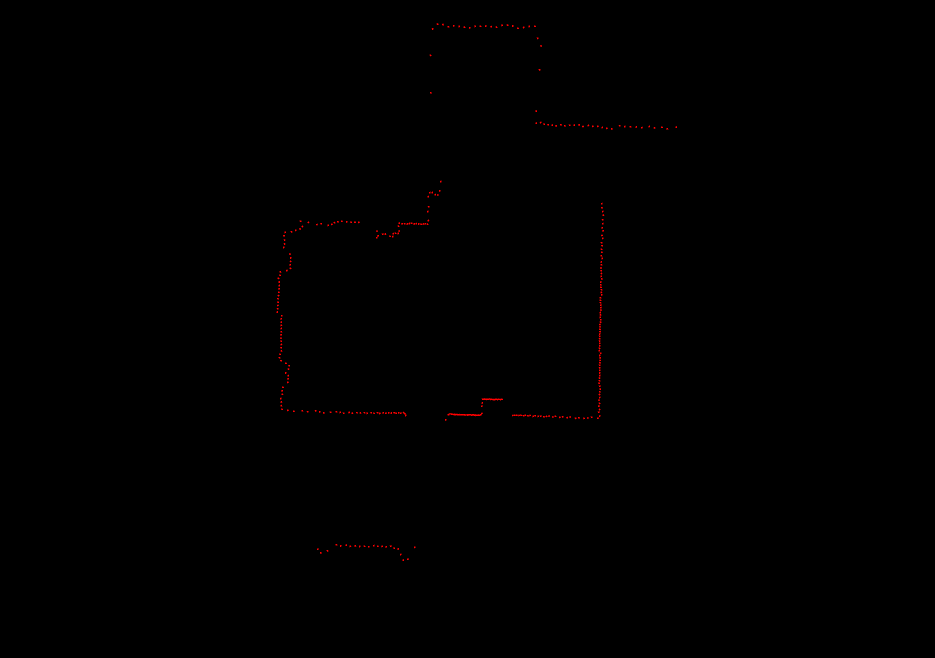
#> input picture layouts/test2.png, 1869 x 1316 px (shown at 1/2 size)
$ jupyter execute --allow-errors polyapprox.ipynb
#> lines starting #> are read from the running program, lines starting #| are printed output that depends on the picture; after the words box and inside, x2 and y2 are one past the last pixel; in counts of white or black regions, pixels touching at a corner belong together; long printed decimals are rounded
[cell 1]
# Importing all libraries
import numpy as np
import cv2
import matplotlib.pyplot as plt

[cell 2]
# load image
image = cv2.imread('layouts/test2.png')
#> image is the input picture: shape (1316, 1869, 3); mean B, G, R 0, 0, 0.4
image2 = image.copy()
cv2.imshow('Layout scan', image)
# Grayscale
gray = cv2.cvtColor(image,cv2.COLOR_BGR2GRAY)

# thresholding image
ret, thresh = cv2.threshold(gray, 15, 255, 0)
#> thresh: shape (1316, 1869); 0.15% white in thin lines or dots, all inside (x1, y1, x2, y2) = (553, 46, 1354, 1122)
kernel = np.ones((200,70), np.uint8)
#thresh = cv2.dilate(thresh, kernel, iterations = 1)
thresh = cv2.morphologyEx(thresh, cv2.MORPH_CLOSE, kernel)
#> thresh: shape (1316, 1869); 1.5% white; 5 white regions (1 under 20 px), largest, box (x1, y1, x2, y2) and area: (753, 0, 1355, 840) 26129, (554, 442, 814, 834) 9620, (672, 1089, 832, 1123) 1257, (635, 1097, 658, 1109) 169
kernel1 = np.ones((8,8), np.uint8)
thresh = cv2.morphologyEx(thresh, cv2.MORPH_BLACKHAT, kernel1)
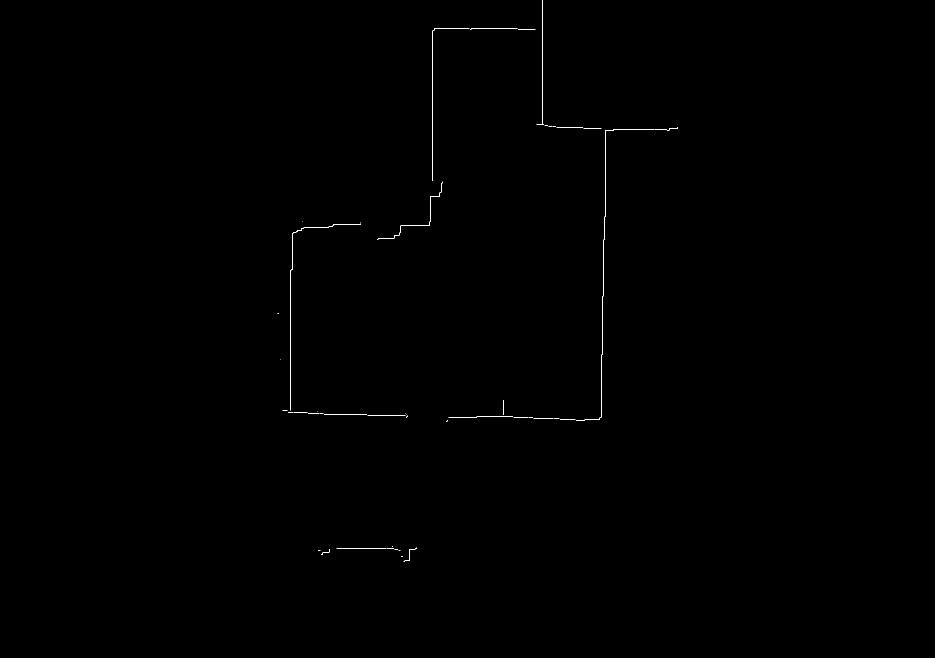
#> thresh: shape (1316, 1869) (shown at 1/2 size); 0.13% white in thin lines or dots, all inside (x1, y1, x2, y2) = (555, 0, 1356, 1124)
cv2.imshow('thresholded layout', thresh)


#Finding contours
contours, hierachy = cv2.findContours(thresh, cv2.RETR_TREE, cv2.CHAIN_APPROX_NONE)
#> contours = 47 contours, all with area under 20
cv2.drawContours(image2, contours, -1, (0,255,255), 1)
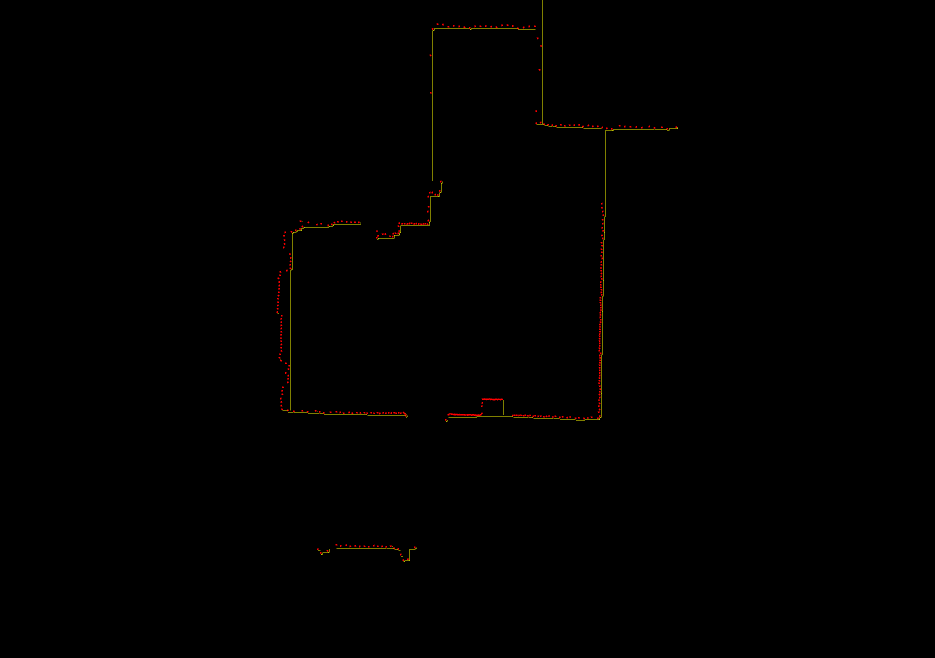
#> image2: shape (1316, 1869, 3) (shown at 1/2 size); 0.13% of pixels changed, all inside (x1, y1, x2, y2) = (555, 0, 1356, 1124)
cv2.imshow('cnt', image2)

length = len(contours)
#> length = 47
cont = np.vstack(contours[i] for i in range(length))
#> cont = contour of 6183 points, box (x1, y1, x2, y2) (555, 0, 1356, 1124), area 114054

hull = cv2.convexHull(cont)
#> hull = contour of 15 points, box (x1, y1, x2, y2) (555, 0, 1356, 1124), area 607534
#epsilon = 0.009 * cv2.arcLength(cont, True)
#approx = cv2.approxPolyDP(cont, epsilon, closed=False)
cv2.drawContours(image, [hull], -1, (156,221,21),2)
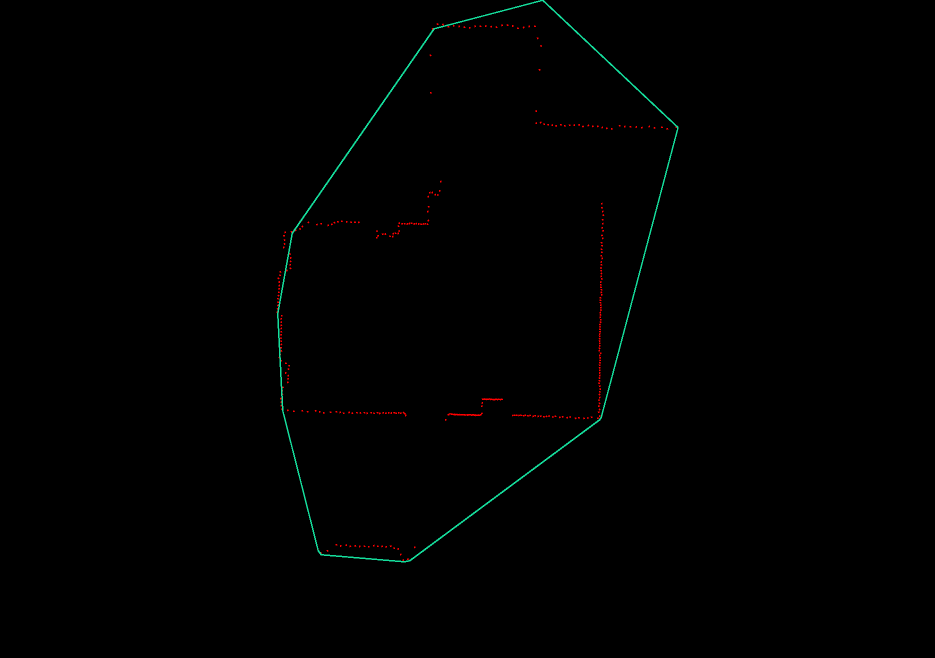
#> image: shape (1316, 1869, 3) (shown at 1/2 size); 0.37% of pixels changed, all inside (x1, y1, x2, y2) = (554, 0, 1357, 1125)
#cv2.drawContours(image, [approx], -1, (0,255,255),2)
cv2.namedWindow('finalImg', cv2.WINDOW_NORMAL)
cv2.imshow("finalImg",image)
cv2.waitKey(0)
cv2.destroyAllWindows()

[cell 3]
# load image
image = cv2.imread('layouts/test2.png')

cv2.namedWindow('layout', cv2.WINDOW_NORMAL)
cv2.imshow('layout', image)

# Grayscale
gray = cv2.cvtColor(image,cv2.COLOR_BGR2GRAY)

# thresholding image
ret, thresh = cv2.threshold(gray, 15, 255, 0)
kernel = np.ones((9,9), np.uint8)
#thresh = cv2.erode(thresh, None, iterations=1)
thresh = cv2.dilate(thresh, kernel, iterations = 4)
#> thresh: shape (1316, 1869); 4.5% white; 8 white regions, largest, box (x1, y1, x2, y2) and area: (537, 345, 899, 849) 42769, (874, 389, 1225, 858) 30729, (1054, 204, 1370, 276) 13018
thresh = cv2.morphologyEx(thresh, cv2.MORPH_CLOSE, kernel)
#> thresh: shape (1316, 1869); 4.5% white; 8 white regions, largest, box (x1, y1, x2, y2) and area: (537, 345, 899, 849) 42904, (874, 389, 1225, 858) 30755, (1054, 204, 1370, 276) 13034
kernel1 = np.ones((4,4), np.uint8)
thresh = cv2.morphologyEx(thresh, cv2.MORPH_BLACKHAT, kernel1)
#> thresh: shape (1316, 1869); 0.13% white in thin lines or dots, all inside (x1, y1, x2, y2) = (538, 32, 1371, 1139)
cv2.namedWindow('threshold', cv2.WINDOW_NORMAL)
cv2.imshow('threshold', thresh)

#Finding contours
contours, hierachy = cv2.findContours(thresh, cv2.RETR_TREE, cv2.CHAIN_APPROX_NONE)
#> contours = 85 contours, all with area under 20
length = len(contours)
#> length = 85
cont = np.vstack(contours[i] for i in range(length))
#> cont = contour of 6193 points, box (x1, y1, x2, y2) (538, 32, 1371, 1139), area 41385
print(thresh.shape)
#| (1316, 1869)
print(np.max(thresh))
#| 255
#thresh = cv2.merge([thresh,thresh,thresh])
thresh = cv2.cvtColor(thresh,cv2.COLOR_GRAY2RGB)
hull = cv2.convexHull(cont)
#> hull = contour of 15 points, box (x1, y1, x2, y2) (538, 32, 1371, 1139), area 643293
#epsilon = 0.009 * cv2.arcLength(cont, True)
#approx = cv2.approxPolyDP(cont, epsilon, closed=False)
cv2.drawContours(thresh, [hull], -1, (156,221,21),2)
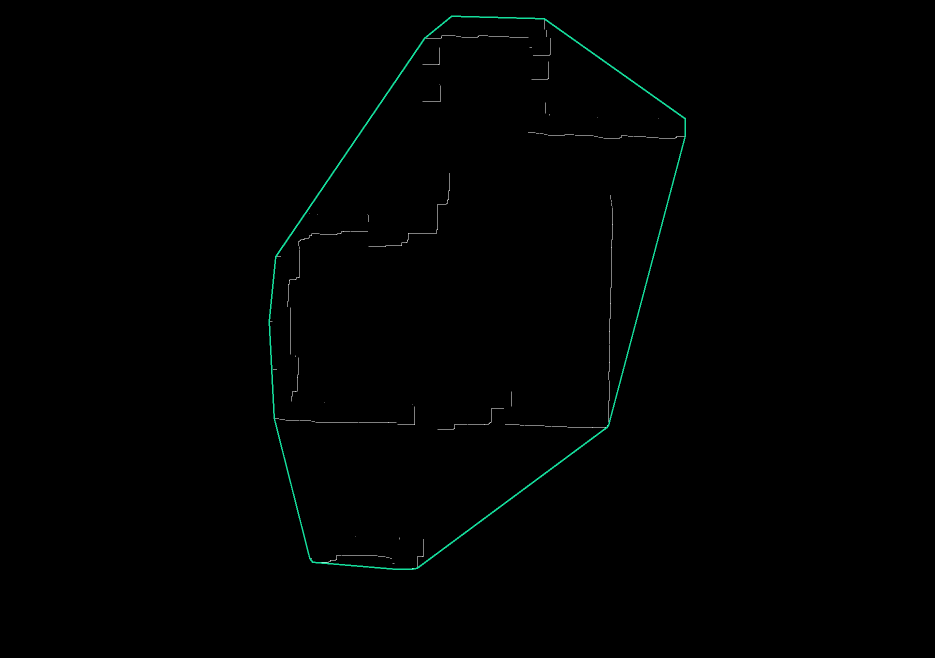
#> thresh: shape (1316, 1869, 3) (shown at 1/2 size); mean B, G, R 0.9, 1.2, 0.4
#cv2.drawContours(image, [approx], -1, (0,255,255),2)
cv2.namedWindow('finalImg', cv2.WINDOW_NORMAL)
cv2.imshow("finalImg",thresh)
cv2.waitKey(0)
cv2.destroyAllWindows()

[cell 4]
def angle_ABC(a, b, c):

    """ angle_ABC returns angle in degrees,
    it requires three points a - b - c and returns angle for point b """

    ba = a - b
    bc = c - b

    cosine_angle = np.dot(ba, bc) / (np.linalg.norm(ba) * np.linalg.norm(bc))
    angle = np.arccos(cosine_angle)
    return np.degrees(angle)

def find_bad_dists(hull, distance = 10):
    """Seach for distances between consecutive two points in contour and returns mask of point that is to close to the next"""
    mask = []
    points, _, _ = hull.shape

    for i in range(points):
        # determine points to compare and make sure that last and first are compared too
        ai = i
        bi = (i+1)%points
        # x, y for both points
        x1 = hull[ai][0][0]
        y1 = hull[ai][0][1]
        x2 = hull[bi][0][0]
        y2 = hull[bi][0][1]

        #distance
        dist = np.sqrt((x2 - x1)**2 + (y2 - y1)**2 )
        #build mask with distances out ot range
        if dist < distance:
            print('point nr =', bi, ' -> distance =',dist)
            mask.append(bi)
    return mask


def find_bad_angles(hull, acute_angle = 30, obtuse_angle = 140):
    """Seach for angles between points in contour and returns mask of contours smaller than acute and larger than obtuse"""
    mask = []
    points, _, _ = hull.shape

    for i in range(points):
        # determine points to compare angle and make sure that last and first are compared too
        ai = i
        bi = (i+1)%points
        ci = (i+2)%points

        #print('ai = ', ai,'bi = ',bi, 'ci = ', ci)
        #selecting points for angle
        a = hull[ai][0]
        b = hull[bi][0]
        c = hull[ci][0]

        #obtain angles
        angle = angle_ABC(a, b, c)
        #print(angle, bi)
        #build mask with angles out ot range
        if angle > obtuse_angle or angle < acute_angle:
            print('point nr =', bi, ' -> angle =',angle)
            mask.append(bi)
    return mask

def mark_points(hull):
    """plots circles of diggerent sizes and colors around points for visual examination,
    if points are ovelaping it will be reviled by different size of circels in the same place"""
    points, _, _ = hull.shape

    for i in range(points):
        r = int(np.random.randint(100,255,1)[0])
        g = int(np.random.randint(100,255,1)[0])
        b = int(np.random.randint(100,255,1)[0])

        cv2.circle(image, (hull[i][0][0], hull[i][0][1]) , np.random.randint(10,20,1)[0], (r,g,b), 2)

[cell 5]
# load image
img = cv2.imread('layouts/test3.png')
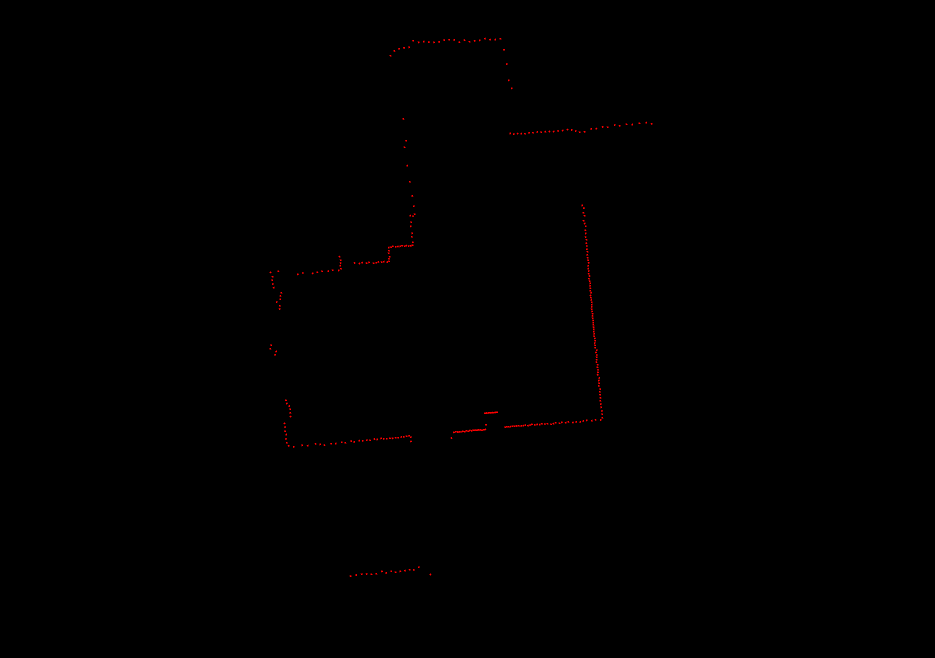
#> input picture layouts/test3.png, 1869 x 1316 px (shown at 1/2 size)
#> img is the input picture: shape (1316, 1869, 3); mean B, G, R 0, 0, 0.4
image2 = img.copy()
cv2.imshow('Layout scan', img)
# Grayscale
gray = cv2.cvtColor(img,cv2.COLOR_BGR2GRAY)

# thresholding image
ret, thresh = cv2.threshold(gray, 15, 255, 0)
#> thresh: shape (1316, 1869); 0.14% white in thin lines or dots, all inside (x1, y1, x2, y2) = (539, 75, 1305, 1154)
kernel = np.ones((200,70), np.uint8)
#thresh = cv2.dilate(thresh, kernel, iterations = 1)
thresh = cv2.morphologyEx(thresh, cv2.MORPH_CLOSE, kernel)
#> thresh: shape (1316, 1869); 1.7% white; 8 white regions (4 under 20 px), largest, box (x1, y1, x2, y2) and area: (540, 0, 1011, 713) 29324, (907, 176, 1306, 868) 9315, (568, 800, 825, 897) 2581, (700, 1133, 840, 1155) 698
kernel1 = np.ones((8,8), np.uint8)
thresh = cv2.morphologyEx(thresh, cv2.MORPH_BLACKHAT, kernel1)
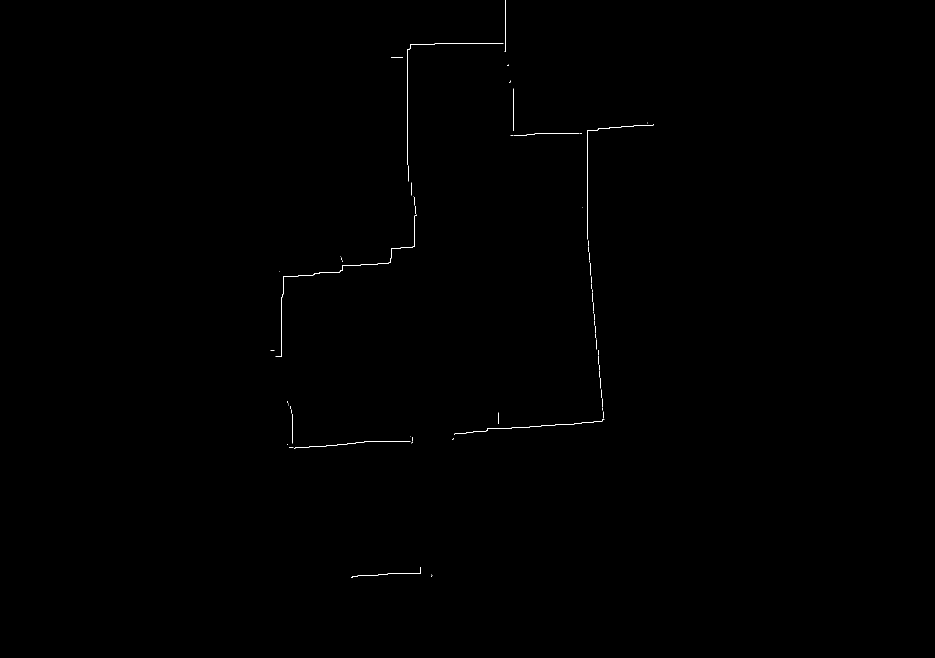
#> thresh: shape (1316, 1869) (shown at 1/2 size); 0.12% white in thin lines or dots, all inside (x1, y1, x2, y2) = (541, 0, 1307, 1156)
cv2.imshow('thresholded layout', thresh)

#Finding contours
contours, hierachy = cv2.findContours(thresh, cv2.RETR_TREE, cv2.CHAIN_APPROX_NONE)
#> contours = 69 contours, 67 with area under 20; largest, box (x1, y1, x2, y2) and area: (551, 429, 833, 714) 24, (908, 838, 1209, 869) 24
length = len(contours)
#> length = 69

#image =  img = cv2.cvtColor(img,cv2.COLOR_GRAY2RGB)


#size of contour points
length = len(contours)

# here filtering shapes

#concatinate poits form all shapes into one array
cont = np.vstack(contours[i] for i in range(length))
#> cont = contour of 5806 points, box (x1, y1, x2, y2) (541, 0, 1307, 1156), area 14346

#looking now for four corners

#filter down irreleveant poits
cnt_len = cv2.arcLength(cont, True)
#> cnt_len = 18503.6
cont = cv2.approxPolyDP(cont, .01*cnt_len, True)
#> cont = contour of 19 points, box (x1, y1, x2, y2) (541, 0, 1307, 1156), area 99610
hull = cv2.convexHull(cont)
#> hull = contour of 9 points, box (x1, y1, x2, y2) (541, 0, 1307, 1156), area 548688


#filter out poits that are to close to each other
mask = find_bad_dists(hull)
#> the loop in find_bad_dists, `for i in range(points):` made 9 passes
#> (x1, y1, x2, y2, dist) on passes 1 to 9: (1306, 249, 1208, 838, 597.1), (1208, 838, 702, 1155, 597.1), (702, 1155, 574, 888, 296.1), (574, 888, 541, 700, 190.9), (541, 700, 559, 543, 158), (559, 543, 922, 86, 583.6), (922, 86, 1011, 0, 123.8), (1011, 0, 1306, 248, 385.4), (1306, 248, 1306, 249, 1)
#| point nr = 0  -> distance = 1.0
#> after the loop in find_bad_dists, `for i in range(points):`: mask = [0]
#> mask = [0]
hull = np.delete(hull, mask, axis=0)
#> hull = [[1208, 838], [702, 1155], [574, 888], [541, 700], [559, 543], [922, 86], [1011, 0], [1306, 248]]


#filter out bad corneres, if they are beteween 120-180
#they are random points in the middle of edge
mask = find_bad_angles(hull)
#> the loop in find_bad_angles, `for i in range(points):` made 8 passes
#> (a, b, c, ba in angle_ABC, bc in angle_ABC, cosine_angle in angle_ABC, angle) on passes 1 to 8: ([1208, 838], [702, 1155], [574, 888], [506, -317], [-128, -267], 0.112, 83.55), ([702, 1155], [574, 888], [541, 700], [128, 267], [-33, -188], -0.963, 164.3), ([574, 888], [541, 700], [559, 543], [33, 188], [18, -157], -0.959, 163.5), ([541, 700], [559, 543], [922, 86], [-18, 157], [363, -457], -0.849, 148.1), ([559, 543], [922, 86], [1011, 0], [-363, 457], [89, -86], -0.991, 172.5), ([922, 86], [1011, 0], [1306, 248], [-89, 86], [295, 248], -0.103, 95.93), ([1011, 0], [1306, 248], [1208, 838], [-295, -248], [-98, 590], -0.509, 120.6), ([1306, 248], [1208, 838], [702, 1155], [98, -590], [-506, 317], -0.663, 131.5)
#| point nr = 2  -> angle = 164.343
#| point nr = 3  -> angle = 163.504
#| point nr = 4  -> angle = 148.080
#| point nr = 5  -> angle = 172.478
#> after the loop in find_bad_angles, `for i in range(points):`: mask = [2, 3, 4, 5]
#> mask = [2, 3, 4, 5]
hull = np.delete(hull, mask, axis=0)
#> hull = [[1208, 838], [702, 1155], [1011, 0], [1306, 248]]


#higlight poits
mark_points(hull)
#> after the loop in mark_points, `for i in range(points):`: image: shape (1316, 1869, 3); 0.03% of pixels changed, all inside (x1, y1, x2, y2) = (689, 0, 1319, 1169)

uni_hull = []
uni_hull.append(hull) # <- array as first element of list
cv2.drawContours(image,uni_hull,-1,255,2);
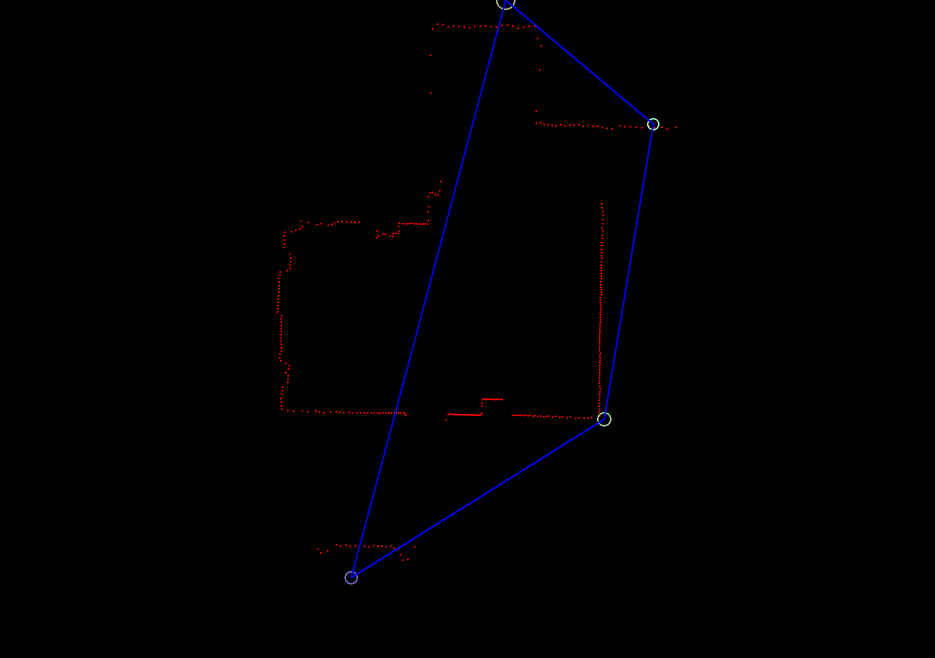
#> image: shape (1316, 1869, 3) (shown at 1/2 size); mean B, G, R 0.9, 0.1, 0.4


# fombined figure
fig=plt.figure(figsize=(15, 8))
columns = 2
rows = 1
fig.add_subplot(1, 2, 1)
#> (the rest of this cell did not finish here and is left out)
